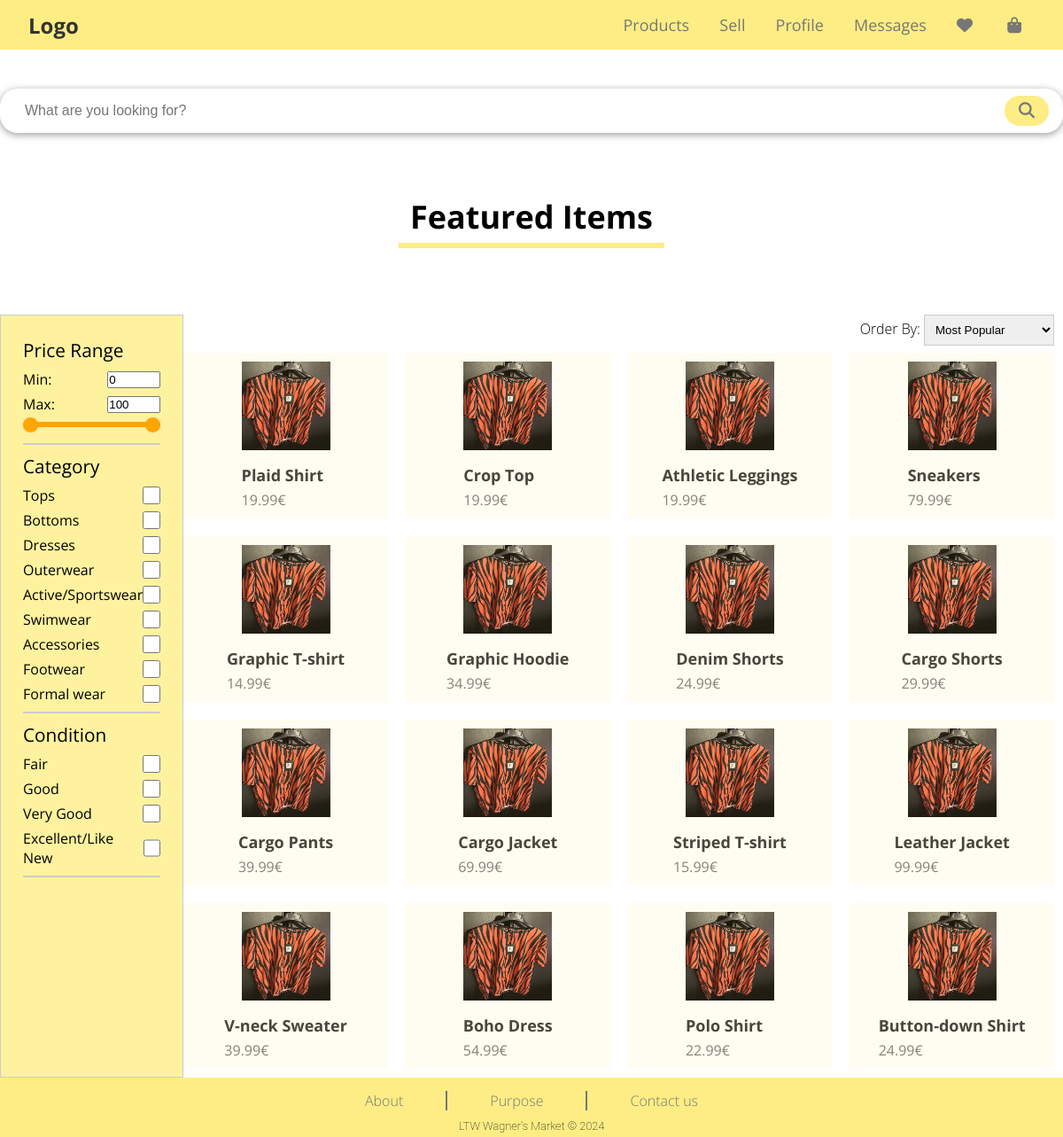
The page /public/pages/search.php on the database its author committed.
### tables this page shows
CREATE TABLE ITEM (
    ItemId INTEGER NOT NULL,
    UserId INTEGER NOT NULL,
    Title TEXT NOT NULL,
    Price FLOAT NOT NULL,
    Description TEXT NOT NULL,
    Condition TEXT NOT NULL,
    Size TEXT NOT NULL,
    Brand TEXT NOT NULL,
    ImagePath TEXT NOT NULL,
    WishlistCounter INTEGER NOT NULL,
    Timestamp DATETIME NOT NULL DEFAULT CURRENT_TIMESTAMP,
    CONSTRAINT PK_ItemId PRIMARY KEY (ItemId),
    CONSTRAINT PriceConstraint CHECK (Price > 0),
    FOREIGN KEY (UserId) REFERENCES USER (UserId) ON DELETE CASCADE ON UPDATE CASCADE,
    FOREIGN KEY (Condition) REFERENCES CONDITION (Condition) ON DELETE CASCADE ON UPDATE CASCADE,
    FOREIGN KEY (Size) REFERENCES SIZE (Size) ON DELETE CASCADE ON UPDATE CASCADE
);

CREATE TABLE CATEGORY (
    CategoryName TEXT NOT NULL,
    CategoryImage TEXT NOT NULL,
    CONSTRAINT Pk_CategoryName PRIMARY KEY (CategoryName)
);

CREATE TABLE CONDITION (
    Condition TEXT NOT NULL,
    CONSTRAINT PK_Condition PRIMARY KEY (Condition)
);

### public/pages/search.php (called while the page is built, shortened)
<?php
require_once(__DIR__ . '/../../private/database/connection.db.php');
require_once(__DIR__ . '/../../private/database/item.class.php');
require_once(__DIR__ . '/../../private/templates/common.tpl.php');
require_once(__DIR__ . '/../../private/templates/item.tpl.php');
$limit = 16;
$offset = 0;
$db = getDatabaseConnection();
$items = Item::getMostPopularItems($db, $limit, $offset);
$maxPrice = Item::getMaxPrice($db);
drawItems("Featured Items",$items);
drawItemFilter($db, $maxPrice);
drawItemSorter();
?>

### private/database/item.class.php (called while the page is built, shortened)
<?php
class Item
{
    public function __construct(int $itemId, int $userId, string $title, float $price, string $description, string $condition, string $size, string $brand, string $imagePath, int $wishlistCounter, string $timeStamp)
    {
        $this->itemId = $itemId;
        $this->title = $title;
        $this->price = $price;
        $this->imagePath = $imagePath;
    }
    static function getMostPopularItems(PDO $db, int $count, int $offset): array
    {
        $stmt = $db->prepare('SELECT ItemId, UserId, Title, Price, Description, Condition,
            Size, Brand, ImagePath, WishlistCounter, Timestamp FROM ITEM ORDER BY WishlistCounter DESC LIMIT ? OFFSET ?');
        $stmt->execute(array($count, $offset));
        $items = array();
        while ($item = $stmt->fetch()) {
            $items[] = new Item(
                $item['ItemId'],
                $item['UserId'],
                $item['Title'],
                $item['Price'],
                $item['Description'],
                $item['Condition'],
                $item['Size'],
                $item['Brand'],
                $item['ImagePath'],
                $item['WishlistCounter'],
                $item['Timestamp']
            );
        }
        return $items;
    }
    static function getMaxPrice(PDO $db): float
    {
        $stmt = $db->prepare('SELECT MAX(PRICE) AS MaxPrice FROM ITEM');
        $stmt->execute();
        return (float)$stmt->fetch(PDO::FETCH_ASSOC)['MaxPrice'];
    }
}
?>

### private/database/category.class.php (called while the page is built, shortened)
<?php
class Category
{
    public function __construct(string $categoryName, string $categoryImage)
    {
        $this->categoryName = $categoryName;
    }
    static function getCategories(PDO $db): array
    {
        $stmt = $db->prepare('SELECT CategoryName, CategoryImage FROM CATEGORY');
        $stmt->execute(array());
        $categories = array();
        while ($category = $stmt->fetch()) {
            $categories[] = new Category(
                $category['CategoryName'],
                $category['CategoryImage']
            );
        }
        return $categories;
    }
}
?>

### private/database/condition.class.php (called while the page is built, shortened)
<?php
class Condition
{
    public function __construct(string $condition)
    {
        $this->condition = $condition;
    }
    static function getConditions(PDO $db): array
    {
        $stmt = $db->prepare('SELECT Condition FROM CONDITION');
        $stmt->execute(array());
        $conditions = array();
        while ($condition = $stmt->fetch()) {
            $conditions[] = new Condition(
                $condition['Condition']
            );
        }
        return $conditions;
    }
}
?>

### private/templates/item.tpl.php (the view, shortened to what this page needs)
<?php
require_once(__DIR__ . '/../database/item.class.php');
  require_once(__DIR__ . '/../database/condition.class.php');
require_once(__DIR__ . '/../database/category.class.php');
?>
<?php function drawItems(string $header, array $items): void
{ ?>
        <section id="title">
            <h2>
                <?=$header?>
            </h2>
            <hr class="line-yellow">
        </section>
        <ul class="draw-items" id="draw-items">
            <?php foreach($items as $item) { ?>
                <li class="item-card">
                    <a href="../../public/pages/item.php?id=<?=$item->itemId?>">
                        <img src="<?= $item->imagePath?>" style="width: 100px; height: 100px;">
                        <h4><?=$item->title?></h4>
                        <p><?=number_format($item->price, 2)?>€</p>
                    </a>
                </li>
            <?php } ?>
        </ul>
<?php }?>
<?php function drawItemFilter(PDO $db, float $maxPrice) { ?>
    <?php
    $categories = Category::getCategories($db);
    $conditions = Condition::getConditions($db);
    ?>
    <form id="filters">
        <fieldset id="price">
            <legend>Price Range</legend>
            <section id ="number-input">
                <label>Min: <input type="number" id="min-input" value = "0" min="0" max="<?= intval(ceil($maxPrice))?>"></label>
                <label>Max: <input type="number" id="max-input" value = "<?=intval(ceil($maxPrice))?>" min="0" max="<?=intval(ceil($maxPrice))?>"></label>
            </section>
            <section id="price-range">
                <section id="slider">
                    <section id="progress"></section>
                </section>
                <section id="range-input">
                </section>
            </section>
        </fieldset>
        <fieldset id="category">
            <legend>Category</legend>
            <?php foreach($categories as $category) { ?>
                <label><?= $category->categoryName ?><input type="checkbox" id="<?= $category->categoryName ?>"></label>
            <?php } ?>
        </fieldset>
        <fieldset id="condition">
            <legend>Condition</legend>
            <?php foreach($conditions as $condition) { ?>
                <label><?= $condition->condition ?><input type="checkbox" id="<?= $condition->condition ?>"></label>
            <?php } ?>
        </fieldset>
    </form>
<?php } ?>
<?php function drawItemSorter() { ?>
    <label id="order"> Order By:
        <select id="orderSelected">
            <option value="popular" selected>Most Popular</option>
        </select>
    </label>
<?php } ?>

### public/css/style.css (style rules this page uses)
* { margin: 0; padding: 0; box-sizing: border-box; }
header, .logo, ul, a, ul li a { font-family: 'Open Sans', sans-serif; color: #777; text-decoration: none; }
ul { list-style: none; }
ul li { display: inline-block; position: relative; }
ul li a { display: flex; color: #777; text-align: center; font-size: 20px; align-items: center; padding: 10px; justify-content: center; }
section#title { font-family: 'Open Sans', sans-serif; margin: 70px 0; text-align: center; font-size: 1.5em; }
.line-yellow { width: 300px; height: 0.25em; background-color: rgba(253, 237, 132, 1); border: none; margin: 5px auto; }
.item-card { position: relative; display: flex; flex-direction: column; align-items: center; text-align: center; margin-bottom: 10px; margin-right: 10px; list-style: none; transition: transform 0.1s ease, box-shadow 0.1s ease; background-color: rgba(253, 237, 132, 0.1); }
.item-card a { display: block; text-decoration: none; color: inherit; z-index: -1; }
.item-card img { width: 100px; height: 100px; margin-bottom: 10px; }
.item-card h4, .item-card p { text-align: left; margin: 0; padding: 0; }
.item-card h4 { font-size: 18px; color: #333; margin-bottom: 5px; }
.item-card p { font-size: 16px; color: #777; }
.draw-items { display: grid; grid-template-columns: repeat(4, 1fr); gap: 10px; padding: 0; list-style: none; justify-content: center; }
select { margin-right: 10px; padding: 8px; border: 1px solid #ccc; cursor: pointer; }
#order { font-family: 'Open Sans Light', sans-serif; padding-bottom: 0.5em; justify-self: right; }

### rows shown on the page
item: ImagePath (picture), Title "Plaid Shirt", Price "19.99"
item: ImagePath (picture), Title "Crop Top", Price "19.99"
item: ImagePath (picture), Title "Athletic Leggings", Price "19.99"
item: ImagePath (picture), Title "Sneakers", Price "79.99"
item: ImagePath (picture), Title "Graphic T-shirt", Price "14.99"
item: ImagePath (picture), Title "Graphic Hoodie", Price "34.99"
item: ImagePath (picture), Title "Denim Shorts", Price "24.99"
item: ImagePath (picture), Title "Cargo Shorts", Price "29.99"
item: ImagePath (picture), Title "Cargo Pants", Price "39.99"
item: ImagePath (picture), Title "Cargo Jacket", Price "69.99"
item: ImagePath (picture), Title "Striped T-shirt", Price "15.99"
item: ImagePath (picture), Title "Leather Jacket", Price "99.99"
item: ImagePath (picture), Title "V-neck Sweater", Price "39.99"
item: ImagePath (picture), Title "Boho Dress", Price "54.99"
item: ImagePath (picture), Title "Polo Shirt", Price "22.99"
item: ImagePath (picture), Title "Button-down Shirt", Price "24.99"
category: CategoryName "Tops"
category: CategoryName "Bottoms"
category: CategoryName "Dresses"
category: CategoryName "Outerwear"
category: CategoryName "Active/Sportswear"
category: CategoryName "Swimwear"
category: CategoryName "Accessories"
category: CategoryName "Footwear"
category: CategoryName "Formal wear"
condition: Condition "Fair"
condition: Condition "Good"
condition: Condition "Very Good"
condition: Condition "Excellent/Like New"

### other values the page prints
$header "Featured Items"
